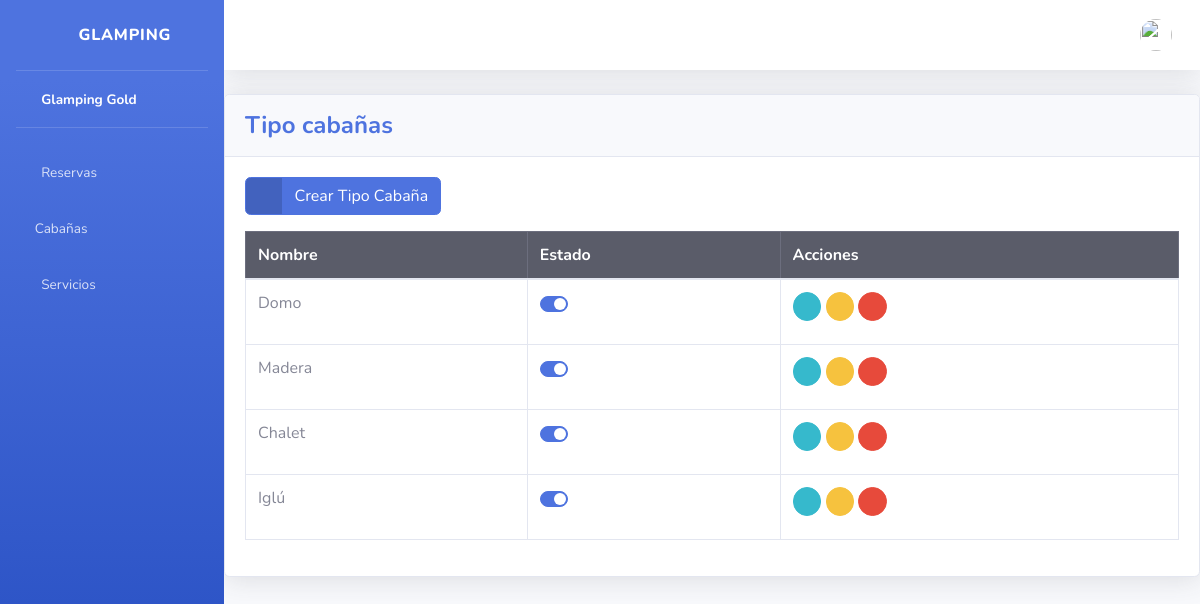
The app's page /tipocabañas/ with its own data.
### tipocabañas/models.py (models this page shows, shortened)
class Tipocabaña(models.Model):
    nombre = models.CharField(max_length=255 , unique=True)
    status = models.BooleanField(default=True)

### tipocabañas/views.py (called while the page is built)
def tipocabañas(request):
    tipocabañas_list = Tipocabaña.objects.all()
    return render(request, 'tipocabañas/index.html', {'tipocabañas_list': tipocabañas_list})

### templates/tipocabañas/index.html (shortened to what this page needs)
{% extends 'base.html' %}
{% block content %}
<div class="card shadow mb-4">
    <div class="card-header py-3">
        <h4 class="m-0 font-weight-bold text-primary">Tipo cabañas</h4>
    </div>
    <div class="card-body">
        <div class="table-responsive">
            <a href="{% url 'create_tipocabaña' %}" class="btn btn-primary btn-icon-split mb-3">
                <span class="icon text-white-50">
                  <i class="fas fa-plus"></i>
              </span>
              <span class="text">Crear Tipo Cabaña</span>
            </a>
            <table class="table table-bordered" id="dataTable" width="100%" cellspacing="0">
                <thead class="table-dark">
                    <tr>
                        <th>Nombre</th>
                        <th>Estado</th>
                        <th>Acciones</th>
                    </tr>
                </thead>
                <tbody>
                    {% for tipocabaña in tipocabañas_list %}
                    <tr>
                    <td>{{ tipocabaña.nombre }}</td>
                    <td>
                        <form action="{% url 'tipocabaña_status' tipocabaña.id %}" method="POST">
                            <div class="custom-control custom-switch">
                            </div>
                        </form>
                    </td>
                    <td>
                        <a href="" class="btn btn-info btn-circle btn-sm" data-bs-toggle="modal" data-bs-target="#modalId" data-tipocabaña-id="{{ tipocabaña.id }}">
                            <i class="fas fa-info-circle"></i>
                        </a>
                        <a href="{% url 'edit_tipocabaña' tipocabaña.id %}" class="btn btn-warning btn-circle btn-sm">
                            <i class="fas fa-edit"></i>
                        </a>
                        <a href="{% url 'delete_tipocabaña' tipocabaña.id %}" class="deleteBtn btn btn-danger btn-circle btn-sm">
                            <i class="fas fa-trash"></i>
                        </a>
                    </td>
                    </tr>
                    {% endfor %}
                </tbody>
            </table>
        </div>
    </div>
</div>
{%endblock%}

### records on screen
Tipocabaña: nombre "Domo"
Tipocabaña: nombre "Madera"
Tipocabaña: nombre "Chalet"
Tipocabaña: nombre "Iglú"
